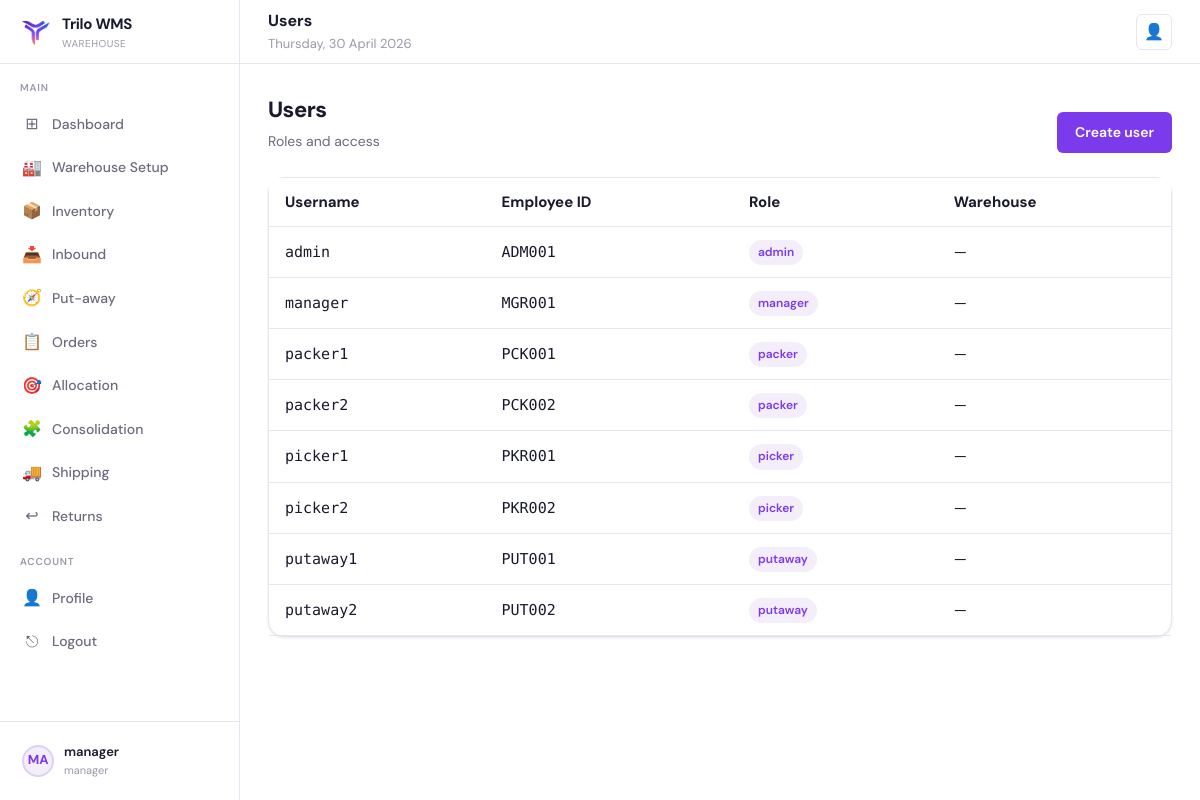
Screenshot of /users/ (signed in) with the database file from the repository.
### core/models.py (models this page shows, shortened)
class User(AbstractUser):
    class Role(models.TextChoices):
        ADMIN = "admin", "Admin"
        MANAGER = "manager", "Manager"
        PICKER = "picker", "Picker"
        PUTAWAY = "putaway", "Putaway"
        PACKER = "packer", "Packer"
    role = models.CharField(max_length=20, choices=Role.choices, default=Role.PICKER)
    employee_id = models.CharField(max_length=32, unique=True)
    warehouse = models.CharField(max_length=120, blank=True, null=True)
    assigned_warehouse = models.ForeignKey(
        "Warehouse",
        on_delete=models.SET_NULL,
        null=True,
        blank=True,
        related_name="workers",
    )

### core/views.py (the view)
# urls.py: path("users/", views.user_list, name="user_list"),
@login_required
@role_required("admin", "manager")
def user_list(request):
    users = User.objects.order_by("username")
    return render(request, "users/user_list.html", {"users": users, "today_str": now_date_str()})

### core/utils.py (called while the page is built)
def now_date_str() -> str:
    return timezone.localdate().strftime("%A, %d %B %Y")

### core/templates/users/user_list.html (shortened to what this page needs)
{% extends "base.html" %}
{% block header_title %}Users{% endblock %}
{% block content %}
  <div class="page-header" style="display:flex;justify-content:space-between;align-items:flex-end;gap:12px;flex-wrap:wrap">
    <div>
      <div class="page-title">Users</div>
      <div class="page-subtitle">Roles and access</div>
    </div>
    <a class="btn btn-primary" href="/users/create/">Create user</a>
  </div>
  <div class="card">
    <div class="card-body" style="padding:0">
      <table style="width:100%; border-collapse:collapse">
        <thead>
          <tr style="background:var(--bg); border-bottom:1px solid var(--border)">
            <th style="text-align:left; padding:12px 16px">Username</th>
            <th style="text-align:left; padding:12px 16px">Employee ID</th>
            <th style="text-align:left; padding:12px 16px">Role</th>
            <th style="text-align:left; padding:12px 16px">Warehouse</th>
          </tr>
        </thead>
        <tbody>
          {% for u in users %}
            <tr style="border-bottom:1px solid var(--border)">
              <td style="padding:12px 16px; font-family:var(--mono)">{{ u.username }}</td>
              <td style="padding:12px 16px; font-family:var(--mono)">{{ u.employee_id }}</td>
              <td style="padding:12px 16px"><span class="badge badge-purple">{{ u.role }}</span></td>
              <td style="padding:12px 16px">{{ u.warehouse|default:"—" }}</td>
            </tr>
          {% empty %}
            <tr><td colspan="4" style="padding:16px" class="muted">No users.</td></tr>
          {% endfor %}
        </tbody>
      </table>
    </div>
  </div>
{% endblock %}

### core/templates/base.html (shortened to what this page needs)
{% load static %}
<!DOCTYPE html>
<html lang="en">
<head>
  <link rel="stylesheet" href="{% static 'css/base.css' %}"/>
</head>
<body class="{% block body_class %}{% endblock %}">
  {% block layout %}
  <div class="layout">
    <aside class="sidebar">
      <div class="sidebar-logo">
        <div class="logo-icon"><img src="{% static 'images/TriloLogo.png' %}" alt="Trilo WMS" width="32" height="32" /></div>
        <div>
          <div class="logo-text">Trilo WMS</div>
          <div class="logo-sub">Warehouse</div>
        </div>
      </div>
      <nav class="sidebar-nav">
        <div class="nav-section-label">Main</div>
        <a class="nav-item {% if request.path == '/dashboard/' %}active{% endif %}" href="/dashboard/">
          <span class="nav-icon">⊞</span> Dashboard
        </a>
        {% if request.user.role == 'manager' %}
          <a class="nav-item {% if request.path|slice:":11" == '/warehouse/' %}active{% endif %}" href="/warehouse/">
            <span class="nav-icon">🏭</span> Warehouse Setup
          </a>
          <a class="nav-item {% if request.path|slice:":11" == '/inventory/' %}active{% endif %}" href="/inventory/">
            <span class="nav-icon">📦</span> Inventory
          </a>
          <a class="nav-item {% if request.path|slice:":9" == '/inbound/' %}active{% endif %}" href="/inbound/">
            <span class="nav-icon">📥</span> Inbound
          </a>
          <a class="nav-item {% if request.path|slice:":18" == '/inbound/putaway/' %}active{% endif %}" href="/inbound/putaway/tasks/">
            <span class="nav-icon">🧭</span> Put-away
          </a>
          <a class="nav-item {% if request.path|slice:":8" == '/orders/' %}active{% endif %}" href="/orders/">
            <span class="nav-icon">📋</span> Orders
          </a>
          <a class="nav-item {% if request.path|slice:":12" == '/allocation/' %}active{% endif %}" href="/allocation/">
            <span class="nav-icon">🎯</span> Allocation
          </a>
          <a class="nav-item {% if request.path|slice:":15" == '/consolidation/' %}active{% endif %}" href="/consolidation/">
            <span class="nav-icon">🧩</span> Consolidation
          </a>
          <a class="nav-item {% if request.path|slice:":10" == '/shipping/' %}active{% endif %}" href="/shipping/">
            <span class="nav-icon">🚚</span> Shipping
          </a>
          <a class="nav-item {% if request.path|slice:":9" == '/returns/' %}active{% endif %}" href="/returns/">
            <span class="nav-icon">↩</span> Returns
          </a>
        {% endif %}
        <div class="nav-section-label">Account</div>
        <a class="nav-item {% if request.path == '/profile/' %}active{% endif %}" href="/profile/">
          <span class="nav-icon">👤</span> Profile
        </a>
        <a class="nav-item" href="/logout/"><span class="nav-icon">⎋</span> Logout</a>
      </nav>
      <div class="sidebar-footer">
        <a class="sidebar-user" href="/profile/">
          <div class="user-avatar">{{ request.user.get_full_name|default:request.user.username|slice:":2"|upper }}</div>
          <div class="user-info">
            <div class="user-name">{{ request.user.get_full_name|default:request.user.username }}</div>
            <div class="user-role">{{ request.user.role|default:"" }}</div>
          </div>
        </a>
      </div>
    </aside>
    <header class="header">
      <div style="flex:1">
        <div class="header-title">{% block header_title %}Dashboard{% endblock %}</div>
        <div class="header-breadcrumb">{% block header_subtitle %}{{ today_str }}{% endblock %}</div>
      </div>
      <div class="header-actions">
        <a class="header-btn" href="/profile/" title="Profile">👤</a>
      </div>
    </header>
    <main class="main">
      {% block content %}{% endblock %}
    </main>
  </div>
  {% endblock %}
</body>
</html>

### rows the page displays
User: user.get_full_name "MA", user.get_full_name "manager", user.role "manager", username "manager", employee_id "MGR001", role "manager", warehouse "—"
User: username "admin", employee_id "ADM001", role "admin", warehouse "—"
User: username "packer1", employee_id "PCK001", role "packer", warehouse "—"
User: username "packer2", employee_id "PCK002", role "packer", warehouse "—"
User: username "picker1", employee_id "PKR001", role "picker", warehouse "—"
User: username "picker2", employee_id "PKR002", role "picker", warehouse "—"
User: username "putaway1", employee_id "PUT001", role "putaway", warehouse "—"
User: username "putaway2", employee_id "PUT002", role "putaway", warehouse "—"

### other values shown
{{ today_str }} "Thursday, 30 April 2026"
